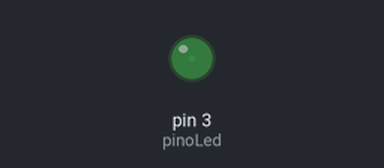
Bench run of a sketch on a simulated Arduino Uno, built with avr-gcc and run on an emulated ATmega328P. Shown: output pins drawn as LEDs (lit = HIGH).

Above: at 0.1 s.
At 19.1 s:
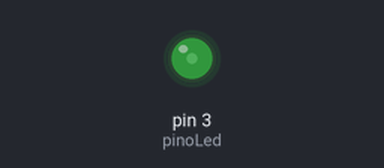
At 39.1 s:
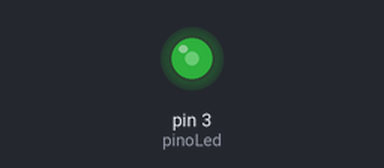
Timing chart, 0 to 40.0 s (numbered marks = the images above):
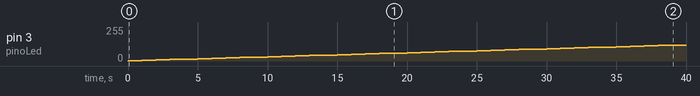

Measured:
- by itself, pin 3 (pinoLed): moves from 0/255 to 120/255 over 39.0 s

The sketch:

sketch.ino
```cpp
int pinoLed = 3;
int valorSaida = 0;

void setup() {
  // Configura a porta serial - taxa de comunicação "9600"
  Serial.begin(9600);
  // Define a porta "pinoLed (3)" como saída de dado
  pinMode (pinoLed , OUTPUT);
}
void loop() {
  // Icrementa o valor de saída analógica
  valorSaida = valorSaida + 3;
  // Efetua a escrita analógica da porta "pinoLed"
  analogWrite(pinoLed, valorSaida);
  // Aguarda (para a execução) por um segundo
  delay(1000);
}
```
